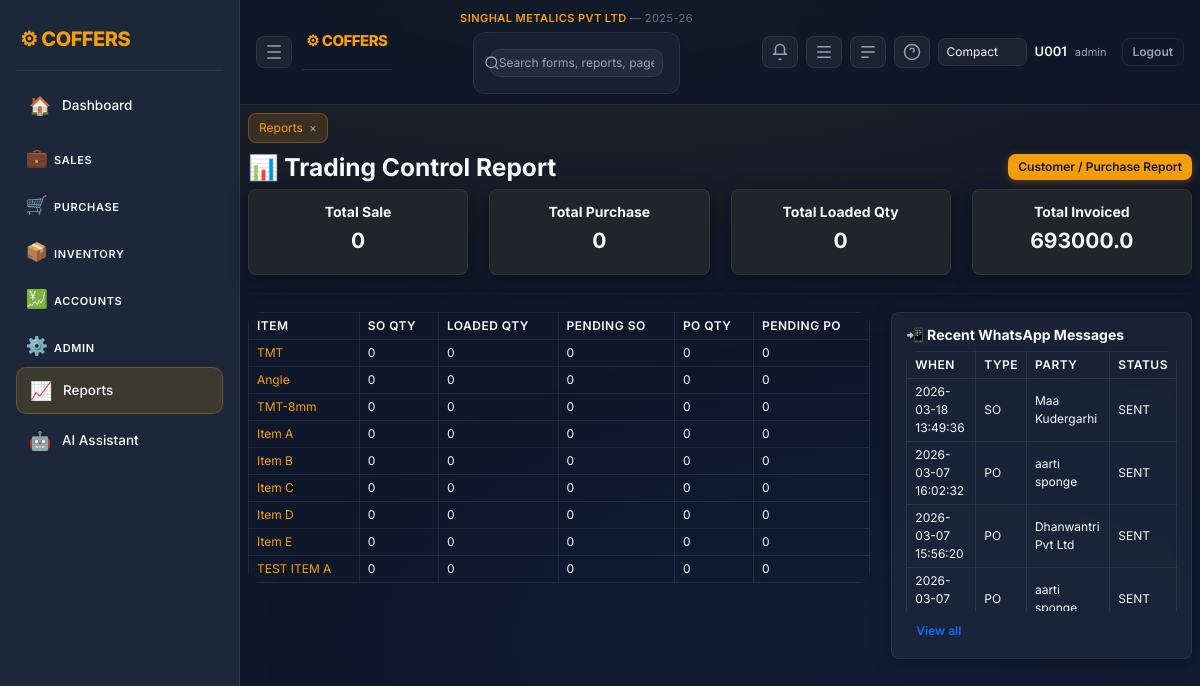
The page /control_report (signed in) on the database its author committed.
### tables this page shows
CREATE TABLE company_mast(
          company_id INTEGER PRIMARY KEY AUTOINCREMENT,
          company_name TEXT,
          short_name TEXT,
          gstin TEXT,
          address TEXT,
          city TEXT,
          state TEXT
        , group_name TEXT, company_logo TEXT, app_logo TEXT);

CREATE TABLE financial_years(
          fy_id INTEGER PRIMARY KEY AUTOINCREMENT,
          company_id INTEGER,
          fy_name TEXT,
          start_date TEXT,
          end_date TEXT
        );

CREATE TABLE item_mast(
 item_id INTEGER PRIMARY KEY AUTOINCREMENT,
 item_name TEXT
);

CREATE TABLE notifications(
          id INTEGER PRIMARY KEY AUTOINCREMENT,
          created_at TEXT,
          channel TEXT,
          direction TEXT,
          kind TEXT,
          ref_id INTEGER,
          party_name TEXT,
          mobile TEXT,
          message TEXT,
          status TEXT,
          reply_text TEXT,
          reply_time TEXT,
          user_code TEXT
        );

### app.py (the view)
@app.route("/control_report")
def control_report():
    if "user" not in session:
        return redirect("/")
    con = db()
    ensure_notifications_table(con)
    company_id = session.get("company_id")
    so_total = con.execute("SELECT COALESCE(SUM(amount),0) FROM sale_orders WHERE company_id=?", (company_id,)).fetchone()[0]
    po_total = con.execute("SELECT COALESCE(SUM(amount),0) FROM purchase_orders WHERE company_id=?", (company_id,)).fetchone()[0]
    loaded_qty = con.execute("""
        SELECT COALESCE(SUM(b.qty),0)
        FROM loading_advice_body b
        JOIN sale_orders s ON b.so_id=s.so_id
        WHERE s.company_id=?
    """, (company_id,)).fetchone()[0]
    invoice_total = con.execute("SELECT COALESCE(SUM(total),0) FROM sale_invoice_head WHERE company_id=?", (company_id,)).fetchone()[0]
    summary = {
        "so_total": so_total,
        "po_total": po_total,
        "loaded_qty": loaded_qty,
        "invoice_total": invoice_total
    }
    items = []
    for i in con.execute("SELECT item_id,item_name FROM item_mast").fetchall():
        item_id, item_name = i[0], i[1]
        so_qty = con.execute("SELECT COALESCE(SUM(qty),0) FROM sale_orders WHERE item_id=? AND company_id=?", (item_id, company_id)).fetchone()[0]
        po_qty = con.execute("SELECT COALESCE(SUM(qty),0) FROM purchase_orders WHERE item_id=? AND company_id=?", (item_id, company_id)).fetchone()[0]
        loaded = con.execute("""
            SELECT COALESCE(SUM(b.qty),0)
            FROM loading_advice_body b
            JOIN sale_orders s ON b.so_id=s.so_id
            WHERE s.item_id=? AND s.company_id=?
        """, (item_id, company_id)).fetchone()[0]
        pending_so = con.execute("""
            SELECT COALESCE(SUM(qty - supplied_qty),0)
            FROM sale_orders WHERE item_id=? AND company_id=?
        """, (item_id, company_id)).fetchone()[0]
        pending_po = con.execute("""
            SELECT COALESCE(SUM(qty - supplied_qty),0)
            FROM purchase_orders WHERE item_id=? AND company_id=?
        """, (item_id, company_id)).fetchone()[0]
        items.append((item_name, so_qty, loaded, pending_so, po_qty, pending_po))
    recent_notifications = con.execute("""
        SELECT id,created_at,kind,ref_id,party_name,mobile,status
        FROM notifications
        ORDER BY id DESC
        LIMIT 10
    """).fetchall()
    return render_template("control_report.html", summary=summary, items=items, recent_notifications=recent_notifications)

### app.py (called while the page is built)
def today():
    return date.today().isoformat()

def db():
    con = getattr(g, "_db", None)
    if con is None:
        con = sqlite3.connect(DB)
        con.row_factory = sqlite3.Row
        g._db = con
    return con

def ensure_notifications_table(con):
    con.execute("""
        CREATE TABLE IF NOT EXISTS notifications(
          id INTEGER PRIMARY KEY AUTOINCREMENT,
          created_at TEXT,
          channel TEXT,
          direction TEXT,
          kind TEXT,
          ref_id INTEGER,
          party_name TEXT,
          mobile TEXT,
          message TEXT,
          status TEXT,
          reply_text TEXT,
          reply_time TEXT,
          user_code TEXT
        )
    """)

def ensure_company_context(con):
    ensure_company_core(con)
    row = con.execute("SELECT company_id,company_name FROM company_mast ORDER BY company_id LIMIT 1").fetchone()
    if row and "company_id" not in session:
        session["company_id"] = row["company_id"]
        session["company_name"] = row["company_name"]
    company_id = session.get("company_id")
    if company_id:
        fy = con.execute("""
            SELECT fy_id,fy_name,start_date,end_date
            FROM financial_years
            WHERE company_id=?
            ORDER BY start_date
        """, (company_id,)).fetchone()
        if fy:
            session.setdefault("fy_id", fy["fy_id"])
            session.setdefault("fy_name", fy["fy_name"])
            session.setdefault("fy_start", fy["start_date"])
            session.setdefault("fy_end", fy["end_date"])

@app.before_request
def enforce_login():
    open_endpoints = {
        "login",
        "logout",
        "static",
        "so_preview", "so_accept", "so_decline",
        "la_preview", "la_accept", "la_decline",
        "po_preview", "po_accept", "po_decline",
        "two_factor",
        "public_rates",
    }
    if request.endpoint in open_endpoints or request.endpoint is None:
        return
    if "user" not in session:
        return redirect("/")
    con = db()
    ensure_company_context(con)
    now = int(time.time())
    last = session.get("last_seen", now)
    if now - last > 1800:
        session.clear()
        return redirect("/")
    session["last_seen"] = now

### templates/control_report.html
{% extends "base.html" %}
{% block content %}
<div class="d-flex justify-content-between align-items-center mb-2">
  <h3 class="mb-0">📊 Trading Control Report</h3>
  <a href="/cust_purch_report" class="btn btn-primary btn-sm">Customer / Purchase Report</a>
</div>
<div class="row text-center">
<div class="col-md-3">
<div class="card p-3 bg-dark text-white">
<h6>Total Sale</h6>
<h4>{{summary.so_total}}</h4>
</div>
</div>
<div class="col-md-3">
<div class="card p-3 bg-dark text-white">
<h6>Total Purchase</h6>
<h4>{{summary.po_total}}</h4>
</div>
</div>
<div class="col-md-3">
<div class="card p-3 bg-dark text-white">
<h6>Total Loaded Qty</h6>
<h4>{{summary.loaded_qty}}</h4>
</div>
</div>
<div class="col-md-3">
<div class="card p-3 bg-dark text-white">
<h6>Total Invoiced</h6>
<h4>{{summary.invoice_total}}</h4>
</div>
</div>
</div>
<hr>
<div class="row">
  <div class="col-md-8">
    <table class="table table-bordered table-light">
<tr class="table-secondary">
<th>Item</th>
<th>SO Qty</th>
<th>Loaded Qty</th>
<th>Pending SO</th>
<th>PO Qty</th>
<th>Pending PO</th>
</tr>
{% for i in items %}
<tr>
<td>
<a href="/item_drill/{{i[0]}}">{{i[0]}}</a>
</td>
<td>{{i[1]}}</td>
<td>{{i[2]}}</td>
<td>{{i[3]}}</td>
<td>{{i[4]}}</td>
<td>{{i[5]}}</td>
</tr>
{% endfor %}
    </table>
  </div>
  <div class="col-md-4">
    <div class="card p-3">
      <h6 class="mb-2">📲 Recent WhatsApp Messages</h6>
      {% if recent_notifications %}
      <div style="max-height:260px;overflow:auto;">
        <table class="table table-sm table-bordered mb-0">
          <tr>
            <th>When</th>
            <th>Type</th>
            <th>Party</th>
            <th>Status</th>
          </tr>
          {% for n in recent_notifications %}
          <tr>
            <td>{{ n[1] }}</td>
            <td>{{ n[2] }}</td>
            <td>{{ n[4] }}</td>
            <td>{{ n[6] }}</td>
          </tr>
          {% endfor %}
        </table>
      </div>
      <a href="/notifications" class="btn btn-outline-primary btn-sm mt-2 w-100">View all</a>
      {% else %}
      <div class="text-muted">No WhatsApp messages tracked yet.</div>
      {% endif %}
    </div>
  </div>
</div>
{% endblock %}

### templates/base.html (shortened to what this page needs)
<!doctype html>
<html lang="en">
<head>
<link href="https://cdn.jsdelivr.net/npm/bootstrap@5.3.2/dist/css/bootstrap.min.css" rel="stylesheet">
<link href="/static/css/style.css" rel="stylesheet">
</head>
<body>
{% set logged_in = session.user is defined and session.user %}
{% if logged_in %}
  <div class="layout">
    <aside class="sidebar">
      <div class="brand">⚙ COFFERS</div>
      <nav class="menu">
        {% set path = request.path if request else '' %}
        <a href="/dashboard" class="menu-item {% if path.startswith('/dashboard') %}active{% endif %}" title="Dashboard"><span class="icon">🏠</span><span class="label">Dashboard</span></a>
        <div class="menu-group">
          <button class="menu-title collapsible" data-target="group-sales">
            <span class="icon">💼</span><span class="label">Sales</span>
          </button>
        </div>
        <div class="menu-group">
          <button class="menu-title collapsible" data-target="group-purchase">
            <span class="icon">🛒</span><span class="label">Purchase</span>
          </button>
        </div>
        <div class="menu-group">
          <button class="menu-title collapsible" data-target="group-inventory">
            <span class="icon">📦</span><span class="label">Inventory</span>
          </button>
        </div>
        <div class="menu-group">
          <button class="menu-title collapsible" data-target="group-accounts">
            <span class="icon">💹</span><span class="label">Accounts</span>
          </button>
        </div>
        <div class="menu-group">
          <button class="menu-title collapsible" data-target="group-admin">
            <span class="icon">⚙️</span><span class="label">Admin</span>
          </button>
        </div>
        <a href="/control_report" class="menu-item {% if path.startswith('/control_report') %}active{% endif %}" title="Reports"><span class="icon">📈</span><span class="label">Reports</span></a>
        <a href="/ai" class="menu-item {% if path.startswith('/ai') %}active{% endif %}" title="AI Assistant"><span class="icon">🤖</span><span class="label">AI Assistant</span></a>
      </nav>
    </aside>
    <main class="main">
      <header class="topbar">
        <div class="top-left">
          <button class="icon-btn" id="collapseBtn" title="Collapse Sidebar">
            <svg xmlns="http://www.w3.org/2000/svg" width="18" height="18" viewBox="0 0 24 24" fill="none" stroke="currentColor" stroke-width="2"><path d="M3 4h18M3 12h18M3 20h18"/></svg>
          </button>
          <div class="brand" style="font-size:15px">⚙ COFFERS</div>
        </div>
        <div class="top-center">
          <div style="font-size:11px;color:#f59e0b;font-weight:600;letter-spacing:0.04em;margin-bottom:3px">
            {{ session.company_name or 'Company not set' }}
            {% if session.fy_name %}<span style="color:#64748b;font-weight:400"> &mdash; {{ session.fy_name }}</span>{% endif %}
          </div>
          <form class="search-wrap" method="get" action="/search">
            <svg class="search-icon" xmlns="http://www.w3.org/2000/svg" width="16" height="16" viewBox="0 0 24 24" fill="none" stroke="currentColor" stroke-width="2"><circle cx="11" cy="11" r="8"/><path d="m21 21-4.3-4.3"/></svg>
            <input class="search" name="q" placeholder="Search forms, reports, pages…" value="{{ request.args.get('q','') if request else '' }}">
          </form>
        </div>
        <div class="top-right">
          <a href="/notifications" class="icon-btn" id="notifBtn" title="Notifications">
            <svg xmlns="http://www.w3.org/2000/svg" width="18" height="18" viewBox="0 0 24 24" fill="none" stroke="currentColor" stroke-width="2"><path d="M6 8a6 6 0 1 1 12 0v5l2 2H4l2-2Z"/><path d="M13.73 21a2 2 0 0 1-3.46 0"/></svg>
          </a>
          <button class="icon-btn" id="rightToggle" title="AI Pane">
            <svg xmlns="http://www.w3.org/2000/svg" width="18" height="18" viewBox="0 0 24 24" fill="none" stroke="currentColor" stroke-width="2"><path d="M3 5h18M3 12h18M3 19h18"/></svg>
          </button>
          <button class="icon-btn" id="bottomToggle" title="Console">
            <svg xmlns="http://www.w3.org/2000/svg" width="18" height="18" viewBox="0 0 24 24" fill="none" stroke="currentColor" stroke-width="2"><path d="M3 5h18M3 12h18M3 19h10"/></svg>
          </button>
          <div class="dropdown">
            <button class="icon-btn" id="helpBtn">
              <svg xmlns="http://www.w3.org/2000/svg" width="18" height="18" viewBox="0 0 24 24" fill="none" stroke="currentColor" stroke-width="2"><circle cx="12" cy="12" r="10"/><path d="M9.09 9a3 3 0 0 1 5.83 1c0 1.5-1 2-2 2"/><path d="M12 17h.01"/></svg>
            </button>
          </div>
          <select id="densitySelect" class="form-select form-select-sm" style="max-width:120px">
            <option value="compact" {% if session.default_density=='compact' %}selected{% endif %}>Compact</option>
          </select>
          <div class="user">
            <span class="user-name">{{session.user or ''}}</span>
            <span class="user-role">{{session.role or ''}}</span>
            <a href="/logout" class="btn btn-sm btn-outline-light ms-2">Logout</a>
          </div>
        </div>
      </header>
      <section class="content">
        <div id="tabsBar" class="tabs"></div>
{% endif %}
        {% block content %}{% endblock %}
{% if logged_in %}
      </section>
    </main>
  </div>
{% endif %}
</body>
</html>

### rows shown on the page
company_mast: company_name "SINGHAL METALICS PVT LTD"
financial_years: fy_name "2025-26"
item_mast: item_name "TMT", i "0"
item_mast: item_name "Angle", i "0"
item_mast: item_name "TMT-8mm", i "0"
item_mast: item_name "Item A", i "0"
item_mast: item_name "Item B", i "0"
item_mast: item_name "Item C", i "0"
item_mast: item_name "Item D", i "0"
item_mast: item_name "Item E", i "0"
item_mast: item_name "TEST ITEM A", i "0"
notifications: created_at "2026-03-18 13:49:36", kind "SO", party_name "Maa Kudergarhi", status "SENT"
notifications: created_at "2026-03-07 16:02:32", kind "PO", party_name "aarti sponge", status "SENT"
notifications: created_at "2026-03-07 15:56:20", kind "PO", party_name "Dhanwantri Pvt Ltd", status "SENT"
notifications: created_at "2026-03-07…", kind "PO", party_name "aarti sponge", status "SENT"

### other values the page prints
{{ session.user or '' }} "U001"
{{ session.role or '' }} "admin"
{{ summary.so_total }} "0"
{{ summary.po_total }} "0"
{{ summary.loaded_qty }} "0"
{{ summary.invoice_total }} "693000.0"
